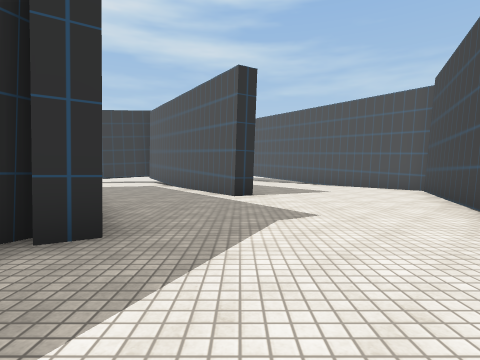
[1] (above)

14 first-person views from a walk through a Unity game level. The camera is 1.2 m above the floor, tilts 2° down and sees 80° across. The floor is counted in squares, 2 m on a side. Each view is taken from the middle of a square. On the plan, view 1 faces up. The plan holds only what a view shows up to about 9 squares ahead; the rest is blank. The place goes on beyond the plan. The player is left out. Some surface patterns are stand-ins.

[2]
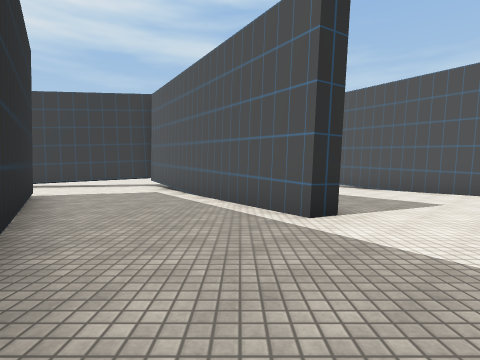

[3]
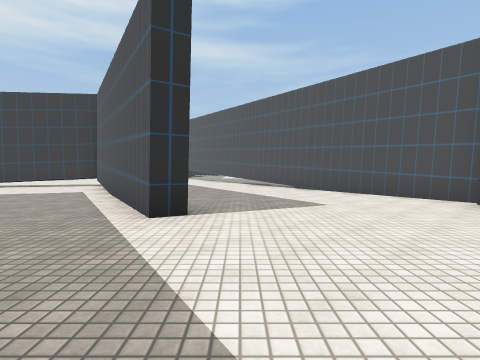

[4]
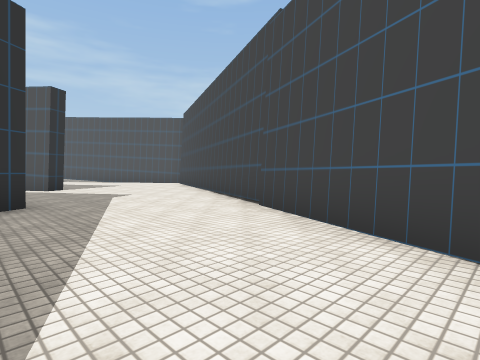

[5]
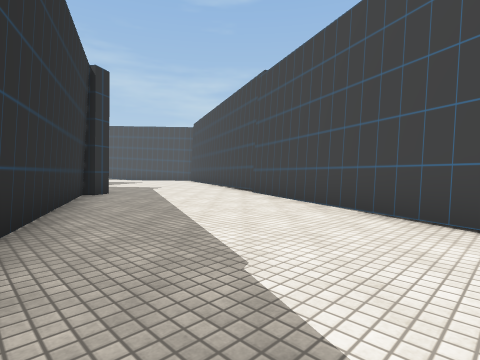

[6]
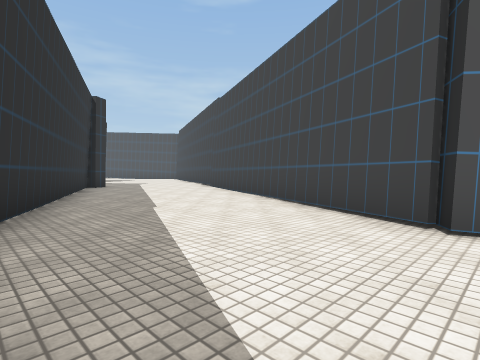

[7]
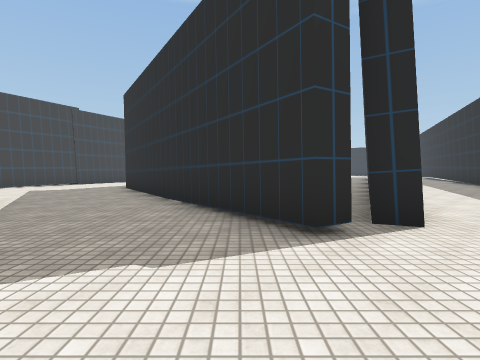

[8]
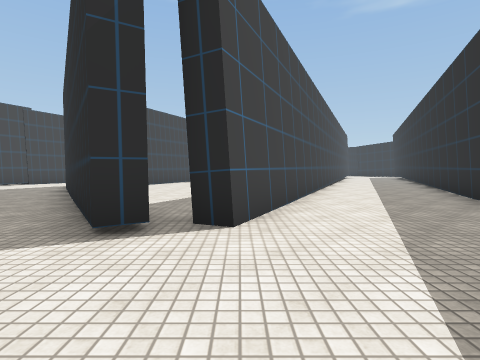

[9]
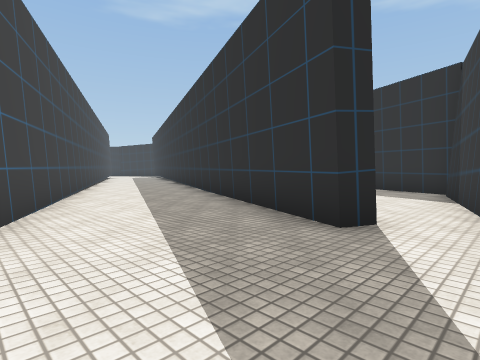

[10]
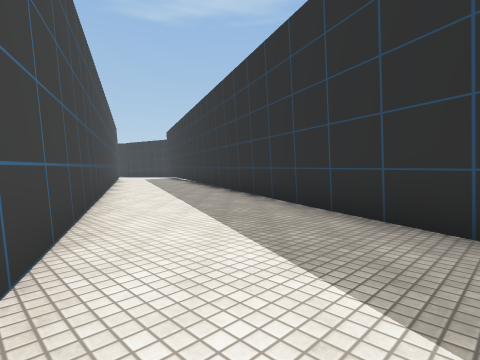

[11]
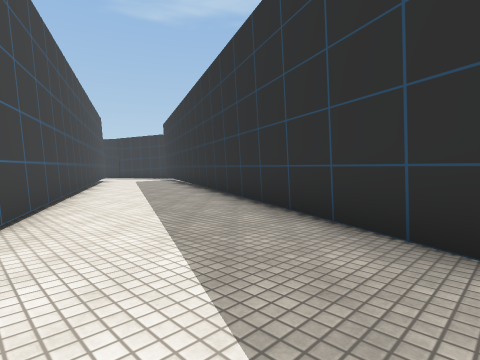

[12]
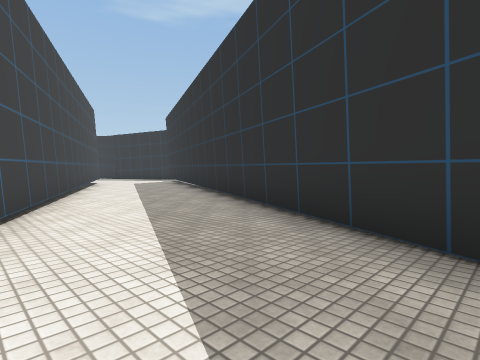

[13]
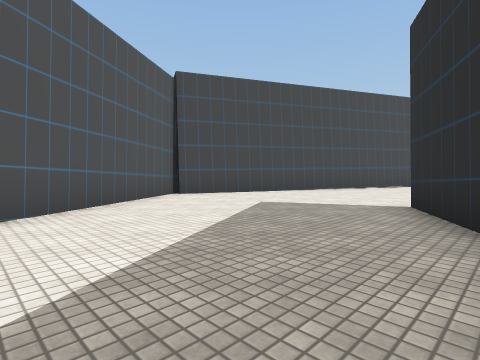

[14]
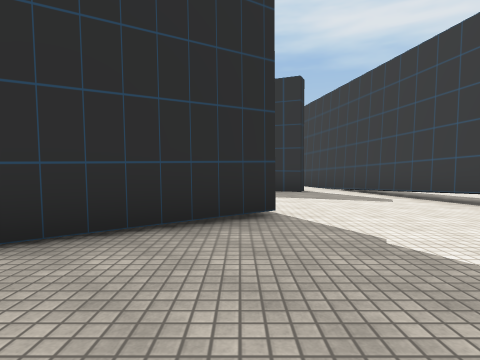

### Floor plan
Points are (right, up) in squares from view 1. A wall is a line through its corners. A room is listed if a view was taken in it or the views show most of it. See-through windows are left out.
Room 1 (views 1, 2, 3, 4, 5, 7, 8, 9, 10, 11, 12, 13, 14)
walls: (-0.7, 8.5) (0.3, 6.8) (-0.1, 6.5) (-3.3, 11.9); (-1.8, 2.5) (-4.7, -4); (-1.2, 2.5) (-1.7, 2.2); (-6.2, 9.1) (-5.7, 9.5) (-1.5, 3); (5.5, 7.8) (3, 12); (-8.5, 12.5) (-10.6, 11.9); (-10.3, 10.9) (-9.8, 10.6) (-16.5, -4.4); (-0.9, -5.8) (5.2, 8); (-14, -6.9) (-6.9, 9) (-6.4, 8.8)
ways out: opening at (-3, -5) to room 2; opening at (-10, 11)
Room 2 (view 6)
walls: (-1.8, -7.6) (-1.4, -7.3); (-1.6, -7.4) (-0.9, -5.8)
ways out: opening at (-3, -5) to room 1

Where each view was taken, in squares from view 1:
view 1: 0 up, 0 right, facing up
view 2: 3 up, 1 left, facing up
view 3: 3 up, 1 right, facing up
view 4: 3 down, 2 left, facing up-right
view 5: 5 down, 4 left, facing up-right
view 6: 8 down, 5 left, facing up-right
view 7: 12 up, 5 left, facing down
view 8: 12 up, 7 left, facing down
view 9: 12 up, 7 left, facing down-left
view 10: 8 up, 8 left, facing down-left
view 11: 5 up, 10 left, facing down-left
view 12: 3 up, 11 left, facing down-left
view 13: 12 up, 1 left, facing down-right
view 14: 9 up, 2 left, facing left
